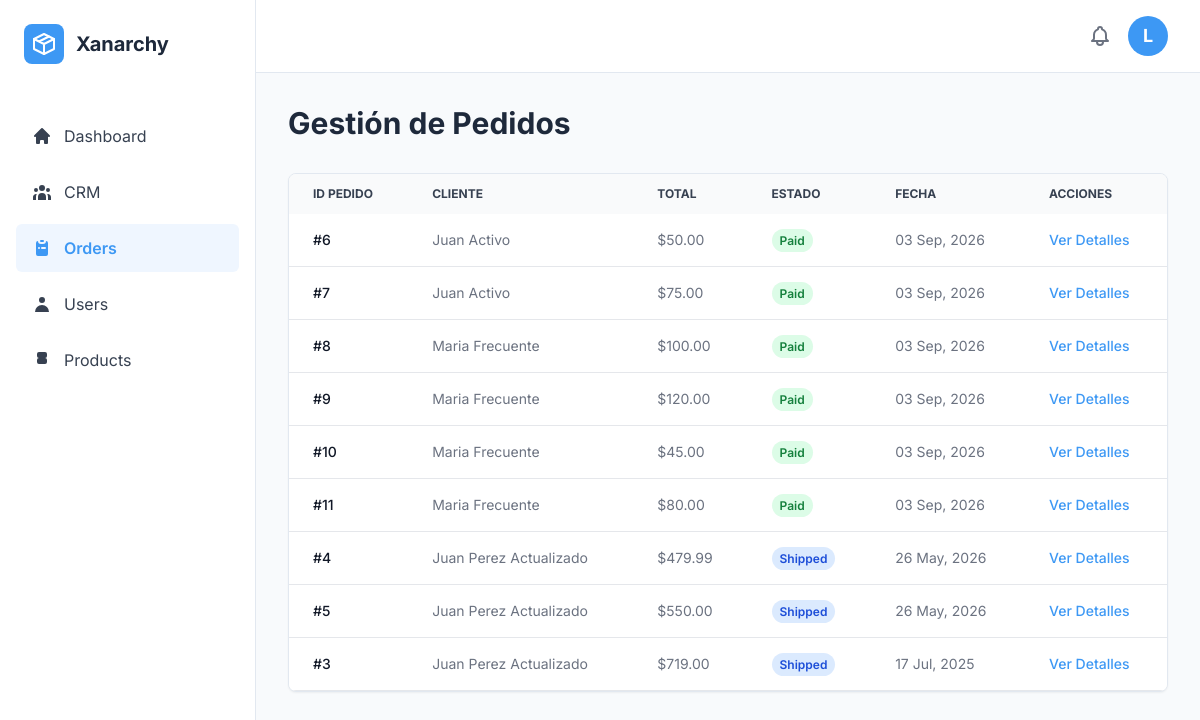
Screenshot of /admin/orders.php (signed in) with the database file from the repository.
### tables this page shows
CREATE TABLE `orders` (
  `id` int(10) unsigned NOT NULL AUTO_INCREMENT,
  `user_id` int(10) unsigned NOT NULL,
  `total` decimal(10,2) NOT NULL,
  `status` enum('pending','paid','shipped','cancelled') NOT NULL DEFAULT 'pending',
  `created_at` timestamp NOT NULL DEFAULT current_timestamp(),
  PRIMARY KEY (`id`),
  KEY `user_id` (`user_id`),
  CONSTRAINT `orders_ibfk_1` FOREIGN KEY (`user_id`) REFERENCES `users` (`id`) ON DELETE CASCADE ON UPDATE CASCADE
);

CREATE TABLE `users` (
  `id` int(10) unsigned NOT NULL AUTO_INCREMENT,
  `name` varchar(100) NOT NULL,
  `email` varchar(150) NOT NULL,
  `password` varchar(255) NOT NULL,
  `role` enum('customer','vendor','admin') NOT NULL DEFAULT 'customer',
  `created_at` timestamp NOT NULL DEFAULT current_timestamp(),
  `crm_stage` enum('Prospecto','Activo','Frecuente','Inactivo') NOT NULL DEFAULT 'Prospecto',
  `crm_stage_manual` tinyint(1) DEFAULT 0,
  PRIMARY KEY (`id`),
  UNIQUE KEY `email` (`email`)
);

### admin/orders.php (the view, shortened to what this page needs)
<?php
require_once __DIR__ . '/../includes/auth_admin.php';
$stmt = $pdo->query(
    "SELECT o.id, o.total, o.status, o.created_at, u.name AS customer_name
     FROM orders o
     JOIN users u ON o.user_id = u.id
     ORDER BY o.created_at DESC"
);
$orders = $stmt->fetchAll();
require_once __DIR__ . '/includes/header.php';
?>
    <div class="max-w-7xl mx-auto">
        <div class="flex flex-wrap justify-between items-center gap-4 mb-8">
            <h2 class="text-3xl font-bold text-[var(--text-primary)]">Gestión de Pedidos</h2>
        </div>
        <div class="bg-white rounded-lg shadow-sm border border-[var(--border-color)] overflow-hidden">
            <div class="overflow-x-auto">
                <table class="w-full text-sm text-left text-gray-500">
                    <thead class="text-xs text-gray-700 uppercase bg-gray-50">
                    <tr>
                        <th scope="col" class="px-6 py-3">ID Pedido</th>
                        <th scope="col" class="px-6 py-3">Cliente</th>
                        <th scope="col" class="px-6 py-3">Total</th>
                        <th scope="col" class="px-6 py-3">Estado</th>
                        <th scope="col" class="px-6 py-3">Fecha</th>
                        <th scope="col" class="px-6 py-3">Acciones</th>
                    </tr>
                    </thead>
                    <tbody>
                    <?php if (count($orders) > 0): ?>
                        <?php foreach ($orders as $order): ?>
                            <tr class="bg-white border-b hover:bg-gray-50">
                                <th scope="row" class="px-6 py-4 font-medium text-gray-900">
                                    #<?php echo $order['id']; ?>
                                </th>
                                <td class="px-6 py-4"><?php echo htmlspecialchars($order['customer_name']); ?></td>
                                <td class="px-6 py-4">$<?php echo number_format($order['total'], 2); ?></td>
                                <td class="px-6 py-4">
                                    <span class="px-2 py-1 font-semibold leading-tight text-xs rounded-full
                                        <?php
                                    switch ($order['status']) {
                                        case 'paid': echo 'text-green-700 bg-green-100'; break;
                                        case 'shipped': echo 'text-blue-700 bg-blue-100'; break;
                                    }
                                    ?>">
                                        <?php echo ucfirst($order['status']); ?>
                                    </span>
                                </td>
                                <td class="px-6 py-4"><?php echo date("d M, Y", strtotime($order['created_at'])); ?></td>
                                <td class="px-6 py-4">
                                    <a href="view_order.php?id=<?php echo $order['id']; ?>" class="font-medium text-[var(--primary-color)] hover:underline">Ver Detalles</a>
                                </td>
                            </tr>
                        <?php endforeach; ?>
                    <?php else: ?>
                        <tr class="bg-white border-b">
                            <td colspan="6" class="text-center py-4">No se han realizado pedidos.</td>
                        </tr>
                    <?php endif; ?>
                    </tbody>
                </table>
            </div>
        </div>
    </div>
<?php
require_once __DIR__ . '/includes/footer.php';
?>

### admin/includes/header.php (style rules this page uses)
:root { --primary-color: #3d98f4;--primary-color-hover: #2b7ed6;--background-color: #f8fafc;--sidebar-bg: #ffffff;--text-primary: #1e293b;--text-secondary: #64748b;--border-color: #e2e8f0; }
body { font-family: 'Inter', sans-serif; background-color: var(--background-color); }

### rows the page displays
orders: id "6", user.name "Juan Activo", total "50.00", status "Paid", created_at "03 Sep, 2026"
orders: id "7", user.name "Juan Activo", total "75.00", status "Paid", created_at "03 Sep, 2026"
orders: id "8", user.name "Maria Frecuente", total "100.00", status "Paid", created_at "03 Sep, 2026"
orders: id "9", user.name "Maria Frecuente", total "120.00", status "Paid", created_at "03 Sep, 2026"
orders: id "10", user.name "Maria Frecuente", total "45.00", status "Paid", created_at "03 Sep, 2026"
orders: id "11", user.name "Maria Frecuente", total "80.00", status "Paid", created_at "03 Sep, 2026"
orders: id "4", user.name "Juan Perez Actualizado", total "479.99", status "Shipped", created_at "26 May, 2026"
orders: id "5", user.name "Juan Perez Actualizado", total "550.00", status "Shipped", created_at "26 May, 2026"
orders: id "3", user.name "Juan Perez Actualizado", total "719.00", status "Shipped", created_at "17 Jul, 2025"

### other values shown
$userInitial "L"
